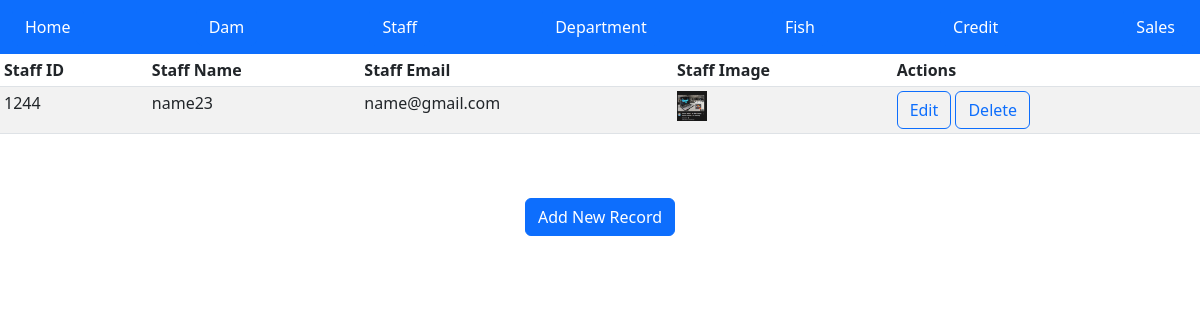
Screenshot of /staffshow with the database file from the repository.
### fishfarm/models.py (models this page shows, shortened)
class ManageStaff(models.Model):
    staffid=models.CharField(max_length=50)
    staffname=models.TextField()
    staffEmail=models.EmailField()
    staffImage=models.ImageField(upload_to="image/")

### fishfarm/views.py (the view)
# urls.py: path('staffshow',StaffView,name='staffshow'),
def StaffView(request):
    staffs = ManageStaff.objects.all()
    return render(request, "fishfarm/staffshow.html", {"staffs": staffs})

### templates/fishfarm/staffshow.html (shortened to what this page needs)
<!DOCTYPE html>
<html lang="en">
<head>
    <link href="https://cdn.jsdelivr.net/npm/bootstrap@5.2.0-beta1/dist/css/bootstrap.min.css" rel="stylesheet"
>
</head>
<body>
    <nav class="navbar navbar-dark bg-primary">
        <div class="container-fluid main-navbar">
            <a class="btn btn-primary" role="button" aria-disabled="true" href="{% url 'dashboard' %}">Home</a>
            <a class="btn btn-primary" role="button" aria-disabled="true" href="{% url 'damentry' %}">Dam</a>
            <a class=" btn btn-primary" role="button" aria-disabled="true" href="{% url 'staffshow' %}">Staff</a>
            <a class=" btn btn-primary" role="button" aria-disabled="true" href="{% url 'departmentshow' %}">Department</a>
            <a class=" btn btn-primary" role="button" aria-disabled="true" href="{% url 'fishshow' %}">Fish</a>
            <a class=" btn btn-primary" role="button" aria-disabled="true" href="{% url 'creditshow' %}">Credit</a>
            <a class=" btn btn-primary" role="button" aria-disabled="true" href="{% url 'salesshow' %}">Sales</a>
        </div>
    </nav>
    <table class="table table-striped table-bodered table-sm">
        <thead class="thead-dark">
            <tr>
                <th>Staff ID</th>
                <th>Staff Name</th>
                <th>Staff Email</th>
                <th>Staff Image</th>
                <th>Actions</th>
            </tr>
        </thead>
        <tbody>
            {% for staff in staffs %}
            <tr>
                <td>{{ staff.staffid}}</td>
                <td>{{ staff.staffname }}</td>
                <td>{{ staff.staffEmail }}</td>
                {% if staff.staffImage %}
                    <td>
                        <img src="{{staff.staffImage.url}}" alt="" class="prod-size" height="30px" width="30px">
                    </td>
                {% endif %}
                <td>
                    <a href="{% url 'staffedit' staff.id%}"><button type="button" class="btn btn-outline-primary">Edit</button></a>
                    <a href="{% url 'staffdelete' staff.id %}"><button type="button" class="btn btn-outline-primary">Delete</button></a>
                </td>
            </tr>
            {% endfor %}
        </tbody>
    </table>
    <br>
    <br>
    <center><a href="{% url 'staffadd' %}" class="btn btn-primary">Add New Record</a></center>
</body>
</html>

### rows the page displays
ManageStaff: staffid "1244", staffname "name23", staffEmail "name@gmail.com", staffImage (picture)
